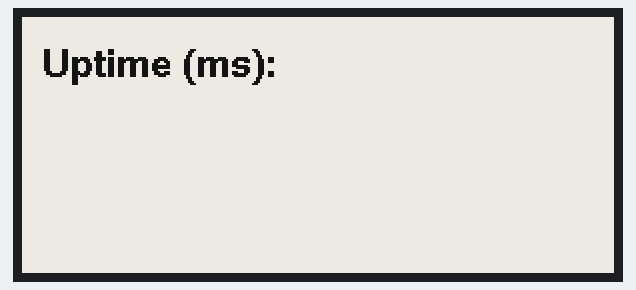
Bench run of a sketch on a simulated ESP32. Shown: 296×128 one-colour display.

Above: at 2.3 s.
At 5.8 s:
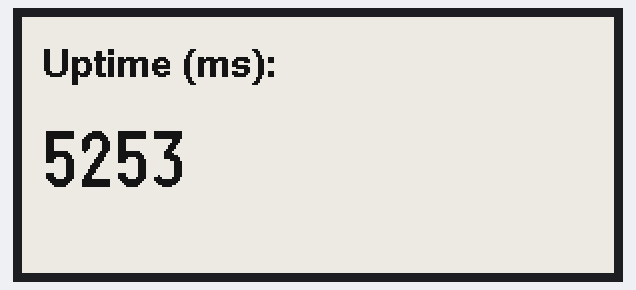
At 10.3 s:
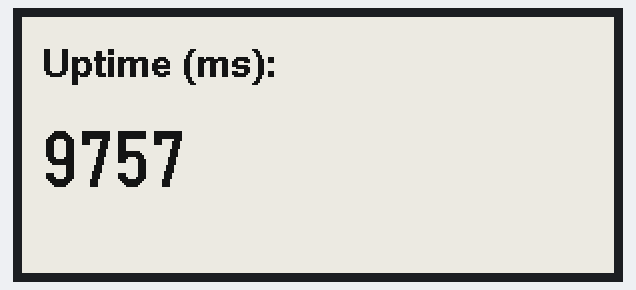
At 19.3 s:
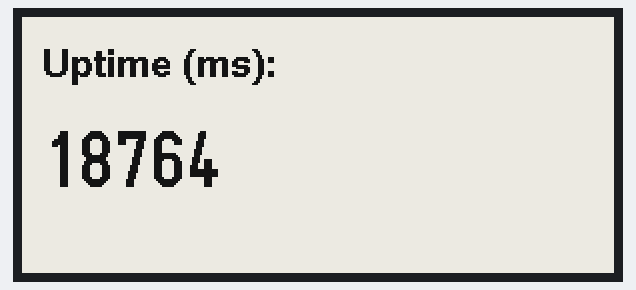
At 28.3 s:
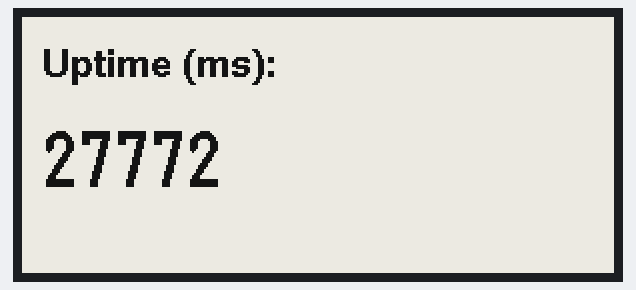
At 37.3 s:
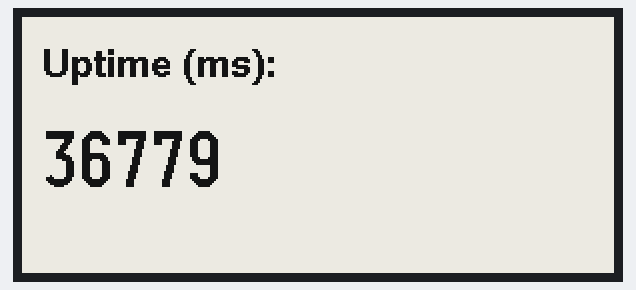

Measured:
- what the display in image 1 shows lasts 1.5 s, from 5.8 s to 7.3 s

The sketch:

epaper_partial_refresh.ino
```cpp
// Initializes a Waveshare 2.9-inch e-paper display and demonstrates using GxEPD2 and U8g2 to draw a full-refresh static layout and perform flash-free partial refreshes to update an uptime value every second.
//
// Full tutorial: https://shillehtek.com/blogs/news/esp32-e-paper-partial-refresh-flash-free-updates
// Parts used: https://shillehtek.com/products/e-ink-display-2-9-inch-296x128-spi
//             https://shillehtek.com/products/esp32-dev-board-cp2102-type-c-4mb
//             https://shillehtek.com/products/shillehtek-120pcs-multicolored-dupont-wire
// More examples: https://github.com/shillehbean/shillehtek-examples
//

#define ENABLE_GxEPD2_GFX 0

#include <GxEPD2_BW.h>
#include <U8g2_for_Adafruit_GFX.h>

// Waveshare 2.9" V2 panel (GDEM029T94) - change the class for other panels
GxEPD2_BW<GxEPD2_290_T94_V2, GxEPD2_290_T94_V2::HEIGHT>
  display(GxEPD2_290_T94_V2(/*CS*/ 5, /*DC*/ 17, /*RST*/ 16, /*BUSY*/ 4));

U8G2_FOR_ADAFRUIT_GFX u8g2Fonts;

void setup() {
  display.init();
  display.setRotation(1);
  u8g2Fonts.begin(display);
  u8g2Fonts.setForegroundColor(GxEPD_BLACK);
  u8g2Fonts.setBackgroundColor(GxEPD_WHITE);

  // full refresh: draw the static layout once
  display.setFullWindow();
  display.firstPage();
  do {
    display.fillScreen(GxEPD_WHITE);
    u8g2Fonts.setFont(u8g2_font_helvB14_tf);
    u8g2Fonts.setCursor(10, 30);
    u8g2Fonts.print("Uptime (ms):");
  } while (display.nextPage());
}

void loop() {
  // partial update: redraw ONLY the value box (~0.3 s, no flash)
  display.setPartialWindow(10, 50, 200, 40);
  display.firstPage();
  do {
    display.fillScreen(GxEPD_WHITE);
    u8g2Fonts.setFont(u8g2_font_logisoso28_tf);
    u8g2Fonts.setCursor(10, 85);
    u8g2Fonts.print(int(millis()));
  } while (display.nextPage());

  delay(1000);
}
```
